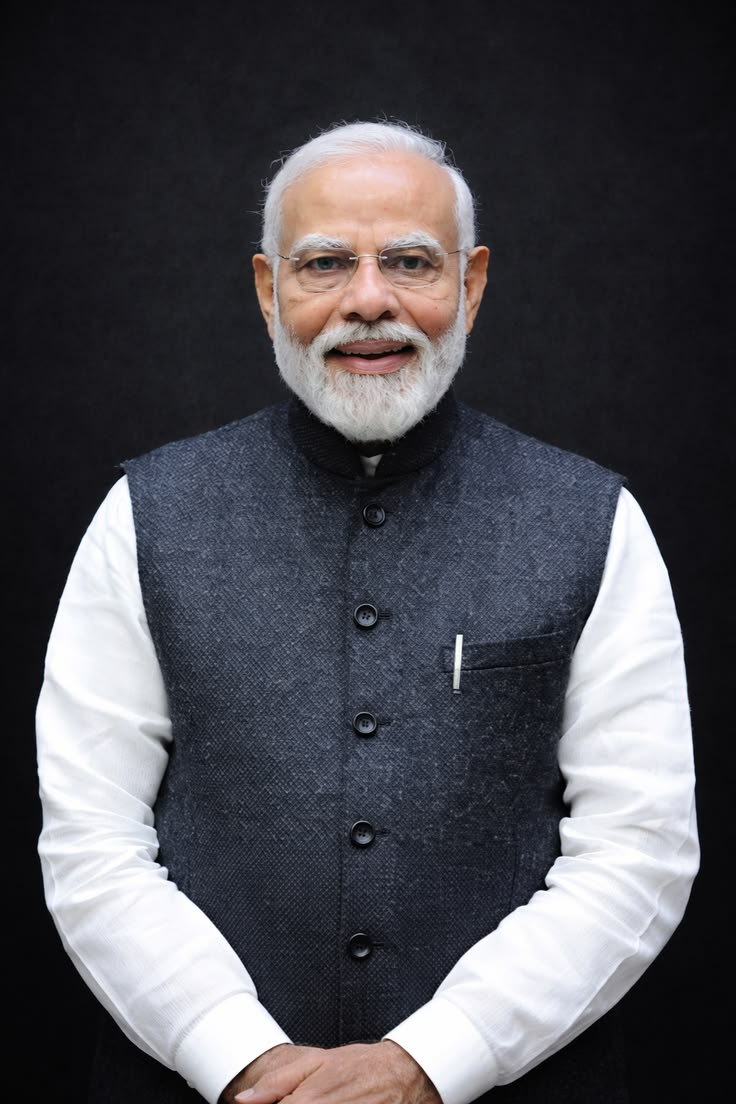
#> input picture Phase2/Modi.jpg, 736 x 1104 px
$ python crop.py
#> lines starting #> are read from the running program, lines starting #| are printed output that depends on the picture
import cv2

image = cv2.imread("Modi.jpg")
#> image is the input picture: shape (1104, 736, 3); mean B, G, R 83.9, 78, 78.8

if image is not None:
    size = image.shape
#> size = (1104, 736, 3)
    print(size)
#| (1104, 736, 3)
    cropped = image[0:500, 0:700] # image[y-axis, x-axis]
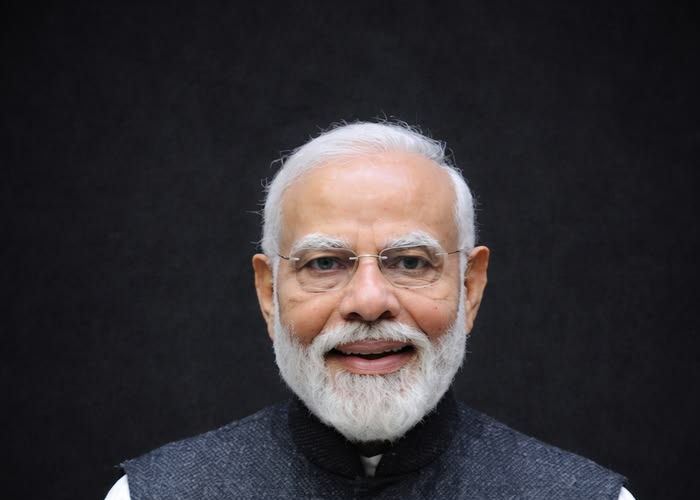
#> cropped: shape (500, 700, 3); mean B, G, R 52.5, 48.9, 52.9
    cv2.imshow("cropped",cropped)
    cv2.waitKey(0)
    cv2.destroyAllWindows()
